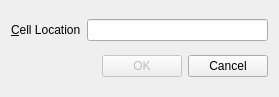
<?xml version="1.0" encoding="UTF-8"?>
<ui version="4.0">
 <class>Dialog</class>
 <widget class="QDialog" name="Dialog">
  <property name="geometry">
   <rect>
    <x>0</x>
    <y>0</y>
    <width>279</width>
    <height>97</height>
   </rect>
  </property>
  <property name="windowTitle">
   <string>Go To Cell</string>
  </property>
  <layout class="QVBoxLayout" name="verticalLayout">
   <item>
    <layout class="QHBoxLayout" name="horizontalLayout">
     <item>
      <widget class="QLabel" name="label">
       <property name="text">
        <string>&amp;Cell Location</string>
       </property>
       <property name="buddy">
        <cstring>lineEdit</cstring>
       </property>
      </widget>
     </item>
     <item>
      <widget class="QLineEdit" name="lineEdit"/>
     </item>
    </layout>
   </item>
   <item>
    <layout class="QHBoxLayout" name="horizontalLayout_2">
     <item>
      <spacer name="horizontalSpacer">
       <property name="orientation">
        <enum>Qt::Horizontal</enum>
       </property>
       <property name="sizeHint" stdset="0">
        <size>
         <width>40</width>
         <height>20</height>
        </size>
       </property>
      </spacer>
     </item>
     <item>
      <widget class="QPushButton" name="okButton">
       <property name="enabled">
        <bool>false</bool>
       </property>
       <property name="text">
        <string>OK</string>
       </property>
       <property name="default">
        <bool>true</bool>
       </property>
      </widget>
     </item>
     <item>
      <widget class="QPushButton" name="cancelButton">
       <property name="text">
        <string>Cancel</string>
       </property>
      </widget>
     </item>
    </layout>
   </item>
  </layout>
 </widget>
 <resources/>
 <connections/>
</ui>
